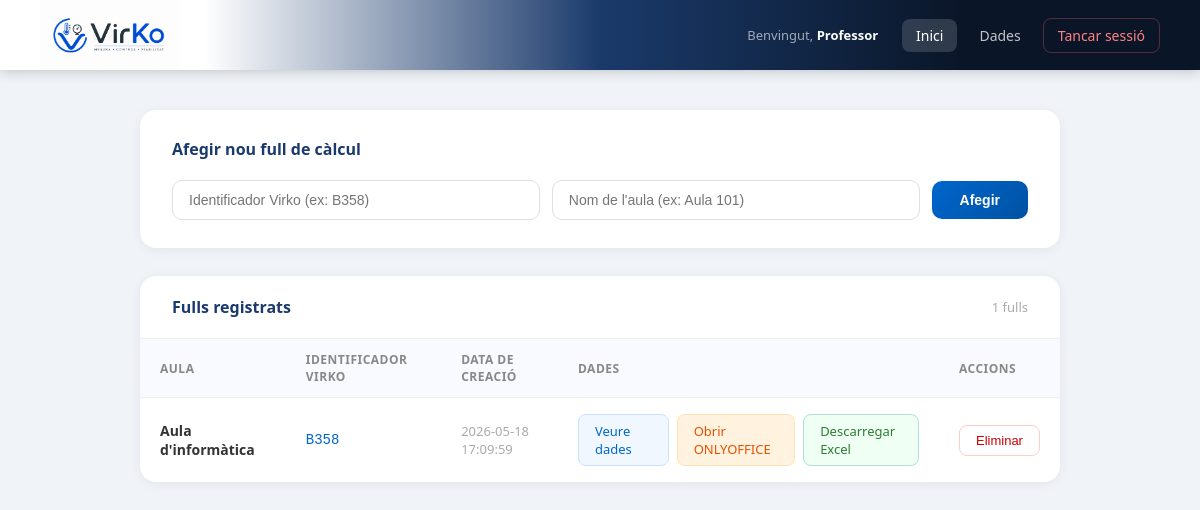
The app's page /gestio.php (signed in) with its own data.
### tables this page shows
CREATE TABLE IF NOT EXISTS fulls (
  id    INT AUTO_INCREMENT PRIMARY KEY,
  mac   VARCHAR(50),
  nom   VARCHAR(100),
  rol   VARCHAR(5),
  creat TIMESTAMP DEFAULT CURRENT_TIMESTAMP
);

### web/gestio.php (the view, shortened to what this page needs)
<?php
$rol         = $_SESSION['rol'];
$nom_complet = $_SESSION['nom_complet'];
$conn = new mysqli("db", "root", "root", "virko");
$pot_editar = ($rol === 'ADMIN' || $rol === 'RW');
$fulls = $conn->query("SELECT * FROM fulls ORDER BY creat DESC");
?>
<!DOCTYPE html>
<html lang="ca">
<head>
</head>
<body>
<header>
  <img src="logo.png" alt="VirKO">
  <div style="display:flex;align-items:center;gap:16px">
    <span class="usuari-info">Benvingut, <strong><?= htmlspecialchars($nom_complet) ?></strong></span>
    <nav class="nav">
      <a href="gestio.php" class="actiu">Inici</a>
      <a href="dades.php">Dades</a>
      <a href="?logout" class="logout">Tancar sessió</a>
    </nav>
  </div>
</header>
<main>
  <?php if ($pot_editar): ?>
  <div class="formulari">
    <h2>Afegir nou full de càlcul</h2>
    <form method="POST">
      <div class="fila-form">
        <input type="text" name="mac" placeholder="Identificador Virko (ex: B358)" required>
        <input type="text" name="nom" placeholder="Nom de l'aula (ex: Aula 101)" required>
        <button type="submit" name="crear" class="crear">Afegir</button>
      </div>
    </form>
  </div>
  <?php endif; ?>
  <div class="taula-wrap">
    <div class="taula-cap">
      <h2>Fulls registrats</h2>
      <span><?= $fulls->num_rows ?> fulls</span>
    </div>
    <table>
      <tr>
        <th>Aula</th>
        <th>Identificador Virko</th>
        <th>Data de creació</th>
        <th>Dades</th>
        <?php if ($pot_editar): ?><th>Accions</th><?php endif; ?>
      </tr>
      <?php if ($fulls->num_rows === 0): ?>
        <tr><td colspan="5" class="buit">No hi ha cap full registrat encara.</td></tr>
      <?php else: ?>
      <?php while ($f = $fulls->fetch_assoc()): ?>
      <tr>
        <td><strong><?= htmlspecialchars($f['nom']) ?></strong></td>
        <td style="font-family:monospace;color:#0066cc;font-weight:500"><?= htmlspecialchars($f['mac']) ?></td>
        <td style="color:#aaa;font-size:13px"><?= $f['creat'] ?></td>
        <td style="display:flex;gap:8px">
          <a href="dades.php?mac=<?= urlencode($f['mac']) ?>" class="btn-dades">Veure dades</a>
          <a href="visor_full.php?mac=<?= urlencode($f['mac']) ?>" class="btn-dades" style="background:#fff3e0;color:#e65100;border-color:#ffe0b2;">Obrir ONLYOFFICE</a>
           <a href="descarregar_full.php?mac=<?= urlencode($f['mac']) ?>" class="btn-dades" style="background:#f0fff4;color:#2e7d32;border-color:#b2dfdb;">Descarregar Excel</a>
        </td>
        <?php if ($pot_editar): ?>
        <td>
          <form method="POST" onsubmit="return confirm('Segur que vols eliminar «<?= htmlspecialchars($f['nom']) ?>»?')">
            <button type="submit" name="eliminar" class="eliminar">Eliminar</button>
          </form>
        </td>
        <?php endif; ?>
      </tr>
      <?php endwhile; ?>
      <?php endif; ?>
    </table>
  </div>
</main>
</body>
</html>

### web/gestio.php (style rules this page uses)
* { box-sizing: border-box; margin: 0; padding: 0; }
body { font-family: 'Segoe UI', sans-serif; background: #f0f4f8; min-height: 100vh; }
header { background: linear-gradient(to right, #ffffff 0%, #ffffff 17%, #1a3a6b 50%, #0a1628 80%); padding: 0 40px; display: flex; align-items: center; justify-content: space-between; height: 70px; box-shadow: 0 2px 12px rgba(0,0,0,0.2); }
header img { height: 70px; }
.nav { display: flex; gap: 8px; align-items: center; }
.nav a { color: rgba(255,255,255,0.75); text-decoration: none; font-size: 14px; padding: 7px 14px; border-radius: 8px; transition: background .2s, color .2s; }
.nav a:hover, .nav a.actiu { background: rgba(255,255,255,0.15); color: white; }
.nav .logout { color: #ff8080; border: 1px solid rgba(255,100,100,0.3); }
.usuari-info { color: rgba(255,255,255,0.6); font-size: 13px; margin-right: 8px; }
.usuari-info strong { color: white; }
main { max-width: 960px; margin: 40px auto; padding: 0 20px; }
.formulari { background: white; padding: 28px 32px; border-radius: 16px; box-shadow: 0 2px 12px rgba(0,0,0,0.06); margin-bottom: 28px; }
.formulari h2 { font-size: 16px; color: #1a3a6b; margin-bottom: 20px; font-weight: 600; }
.fila-form { display: flex; gap: 12px; align-items: center; flex-wrap: wrap; }
input[type=text] { padding: 11px 16px; border: 1.5px solid #e0e0e0; border-radius: 10px; font-size: 14px; flex: 1; min-width: 180px; transition: border .2s; }
button.crear { padding: 11px 28px; background: linear-gradient(135deg, #0066cc, #0052a3); color: white; border: none; border-radius: 10px; font-size: 14px; font-weight: 600; cursor: pointer; transition: transform .1s, box-shadow .2s; }
.taula-wrap { background: white; border-radius: 16px; box-shadow: 0 2px 12px rgba(0,0,0,0.06); overflow: hidden; }
.taula-cap { padding: 20px 32px; border-bottom: 1px solid #f0f0f0; display: flex; justify-content: space-between; align-items: center; }
.taula-cap h2 { font-size: 16px; color: #1a3a6b; font-weight: 600; }
.taula-cap span { font-size: 13px; color: #aaa; }
table { width: 100%; border-collapse: collapse; }
th { background: #f8faff; padding: 12px 20px; text-align: left; font-size: 12px; color: #888; font-weight: 600; border-bottom: 1px solid #f0f0f0; text-transform: uppercase; letter-spacing: 0.5px; }
td { padding: 16px 20px; font-size: 14px; color: #333; border-bottom: 1px solid #f8f8f8; }
tr:last-child td { border-bottom: none; }
button.eliminar { padding: 7px 16px; background: white; color: #cc0000; border: 1.5px solid #ffcccc; border-radius: 8px; font-size: 13px; cursor: pointer; transition: background .2s; }
.btn-dades { padding: 7px 16px; background: #f0f7ff; color: #0066cc; border: 1.5px solid #cce0ff; border-radius: 8px; font-size: 13px; text-decoration: none; transition: background .2s; display: inline-block; }

### records on screen
fulls: nom "Aula d'informàtica", mac "B358", creat "2026-05-18 17:09:59"

### other values on screen
$nom_complet "Professor"
$fulls->num_rows "1"
